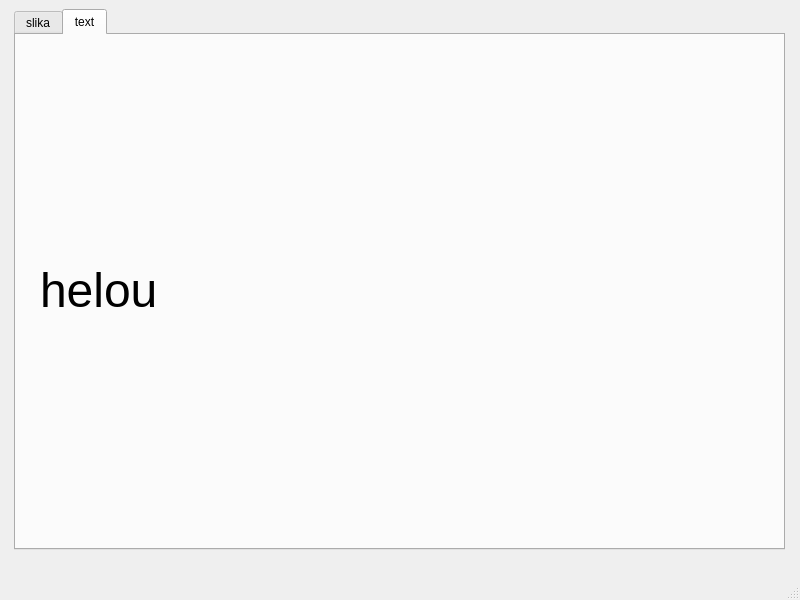
<?xml version="1.0" encoding="UTF-8"?>
<ui version="4.0">
 <class>MainWindow</class>
 <widget class="QMainWindow" name="MainWindow">
  <property name="geometry">
   <rect>
    <x>0</x>
    <y>0</y>
    <width>800</width>
    <height>600</height>
   </rect>
  </property>
  <property name="windowTitle">
   <string>MainWindow</string>
  </property>
  <widget class="QWidget" name="centralwidget">
   <widget class="QTabWidget" name="tabWidget">
    <property name="geometry">
     <rect>
      <x>14</x>
      <y>9</y>
      <width>771</width>
      <height>541</height>
     </rect>
    </property>
    <property name="tabPosition">
     <enum>QTabWidget::North</enum>
    </property>
    <property name="tabShape">
     <enum>QTabWidget::Rounded</enum>
    </property>
    <property name="currentIndex">
     <number>1</number>
    </property>
    <widget class="QWidget" name="tab">
     <attribute name="title">
      <string>slika</string>
     </attribute>
     <widget class="QLabel" name="label">
      <property name="geometry">
       <rect>
        <x>14</x>
        <y>15</y>
        <width>741</width>
        <height>491</height>
       </rect>
      </property>
      <property name="text">
       <string/>
      </property>
      <property name="pixmap">
       <pixmap>../../../../../../../Pictures/4K/15.jpg</pixmap>
      </property>
     </widget>
    </widget>
    <widget class="QWidget" name="tab_2">
     <attribute name="title">
      <string>text</string>
     </attribute>
     <widget class="QLabel" name="label_2">
      <property name="geometry">
       <rect>
        <x>24</x>
        <y>25</y>
        <width>721</width>
        <height>461</height>
       </rect>
      </property>
      <property name="font">
       <font>
        <pointsize>36</pointsize>
       </font>
      </property>
      <property name="text">
       <string>helou</string>
      </property>
     </widget>
    </widget>
   </widget>
  </widget>
  <widget class="QMenuBar" name="menubar">
   <property name="geometry">
    <rect>
     <x>0</x>
     <y>0</y>
     <width>800</width>
     <height>26</height>
    </rect>
   </property>
  </widget>
  <widget class="QStatusBar" name="statusbar"/>
 </widget>
 <resources/>
 <connections/>
</ui>
